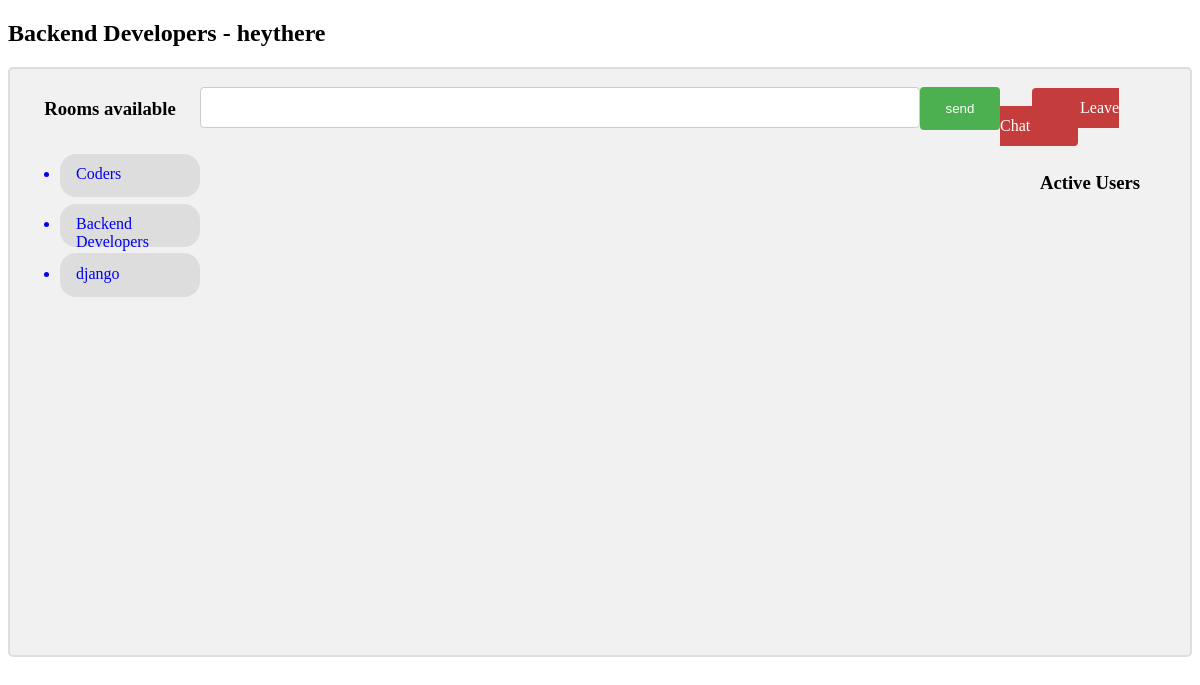
Before: /room/Backend Developers/ (signed in) with the older database file.
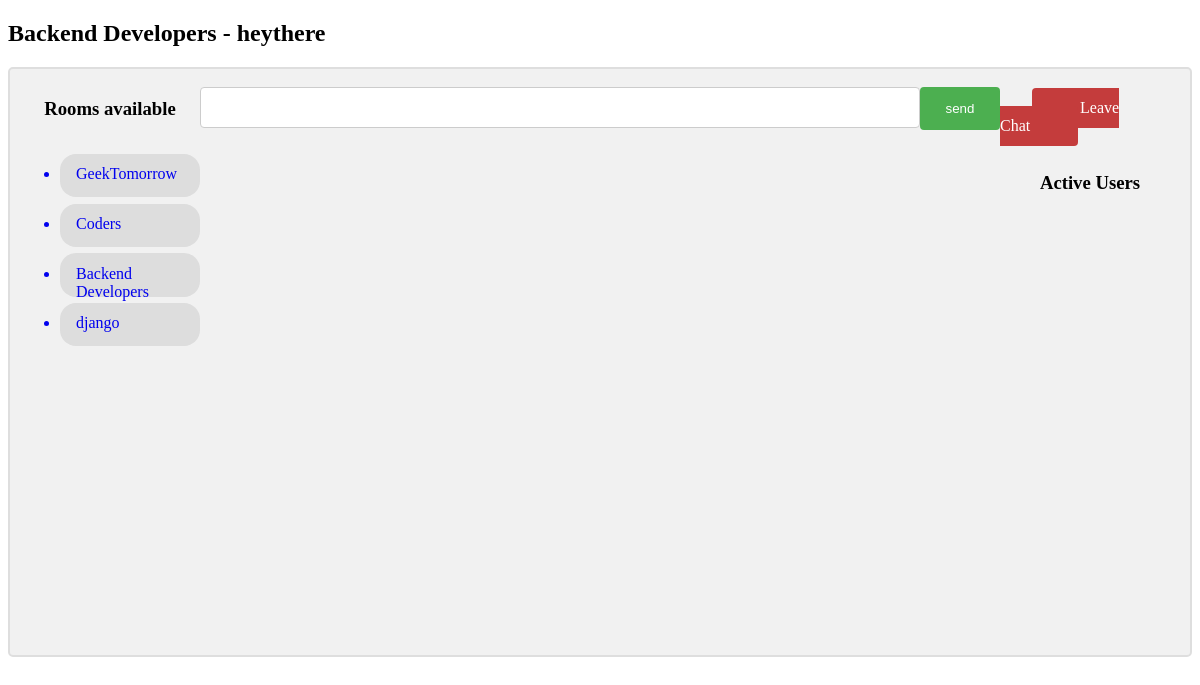
After: the same page with the newer database file.
### chat/models.py (models this page shows)
class Room(models.Model):
    name = models.CharField(max_length=1000)
    date = models.DateTimeField(auto_now_add=True, blank=True, null=True)
    class Meta:
        ordering = ['-date']

### chat/views.py (the view)
# urls.py: path('room/<str:room>/', views.room, name='room'),
def room(request, room):
    username = str(request.user)
    display_rooms = Room.objects.all()
    room_details = Room.objects.get(name=room)
    if ActiveUsers.objects.filter(username=username, room_name=room).exists():
        pass
    else:
        add_user = ActiveUsers.objects.create(username=username, room_name=room)
        add_user.save()
    user = ActiveUsers.objects.filter(room_name=room)
    context = {
        'username':username,
        'room':room,
        'room_details':room_details,
        'user':user,
        'display_rooms':display_rooms,
    }
    return render(request, 'chat/room.html', context)

### chat/templates/chat/room.html (shortened to what this page needs)
<!DOCTYPE html>
<html>
<head>
</head>
<body>
<div>
  <h2>{{room}} - heythere</h2>
</div>
<div class="row container home-container">
      <div class="col-lg-6 col-md-12 col-12 rooms-available">
        <center>
          <h3>Rooms available </h3>
        </center>
        <div class="rooms" style="overflow: scroll; height: 30rem;">
          {% for room in display_rooms %}
          <ul>
            <a style="text-decoration: none;" href="{% url 'room' room.name %}"><li class="dark">{{room.name}}</li></a>
          </ul>
          {% endfor %}
        </div>
      </div>
      <div class="col-lg-6 chat-box">
        <form id="post-form">
          <input type="text" name="message" id="message" width="100px" />
          <input type="submit" value="send">
        </form>
        <div id="display">
        </div>
      </div>
      <div class="active-users">
        <div style="margin-top: 1.3rem;">
          <a style="text-decoration: none;" class="leave" href="{% url 'leave-chat' room %}">Leave Chat</a>
        </div>
        <center>
          <br>
          <h3 class="active-users-h3">Active Users </h3>
        </center>
        <div id="active" class="col-lg-6" style="overflow: scroll; height: 27rem;">
        </div>
      </div>
</div>
</body>
</html>

### chat/templates/chat/room.html (style rules this page uses)
#display { height: 30rem; overflow:scroll; width: 50rem; }
.container { border: 2px solid #dedede; background-color: #f1f1f1; border-radius: 5px; padding: 10px; margin: 5px 0; }
.container::after { content: ""; clear: both; display: table; }
input[type=text], select { width: 90%; padding: 12px 20px; margin: 8px 0; display: inline-block; border: 1px solid #ccc; border-radius: 4px; box-sizing: border-box; }
input[type=submit] { float: right; width: 10%; background-color: #4CAF50; color: white; padding: 14px 20px; margin: 8px 0rem; border: none; border-radius: 4px; cursor: pointer; }
.leave { background-color: #c43c3c; color: white; padding: 0.7rem 3rem; margin: 0 0rem; margin-left: 2rem; border: none; border-radius: 4px; cursor: pointer; }
.rooms { margin-top: 1rem; }
.dark { text-align: left; padding-left: 1rem; padding-top: 0.7rem; margin-bottom: -0.6rem; border-radius: 1rem; border-color: #ccc; background-color: #ddd; height: 2rem; }
.home-container { display: grid; grid-template-columns:2fr 4fr 2fr; }

Changed rows visible on the page:
added Room: name "GeekTomorrow"
